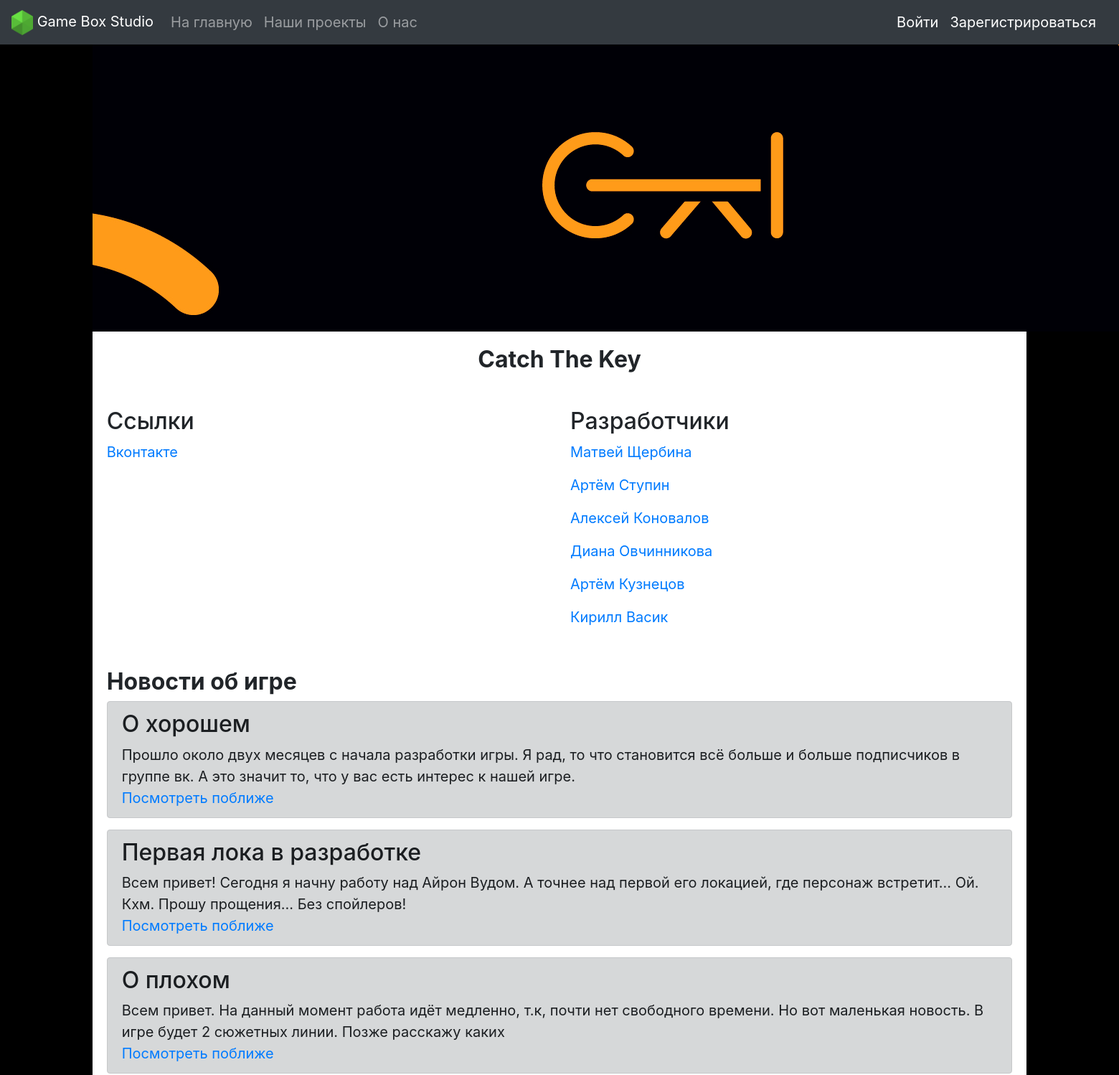
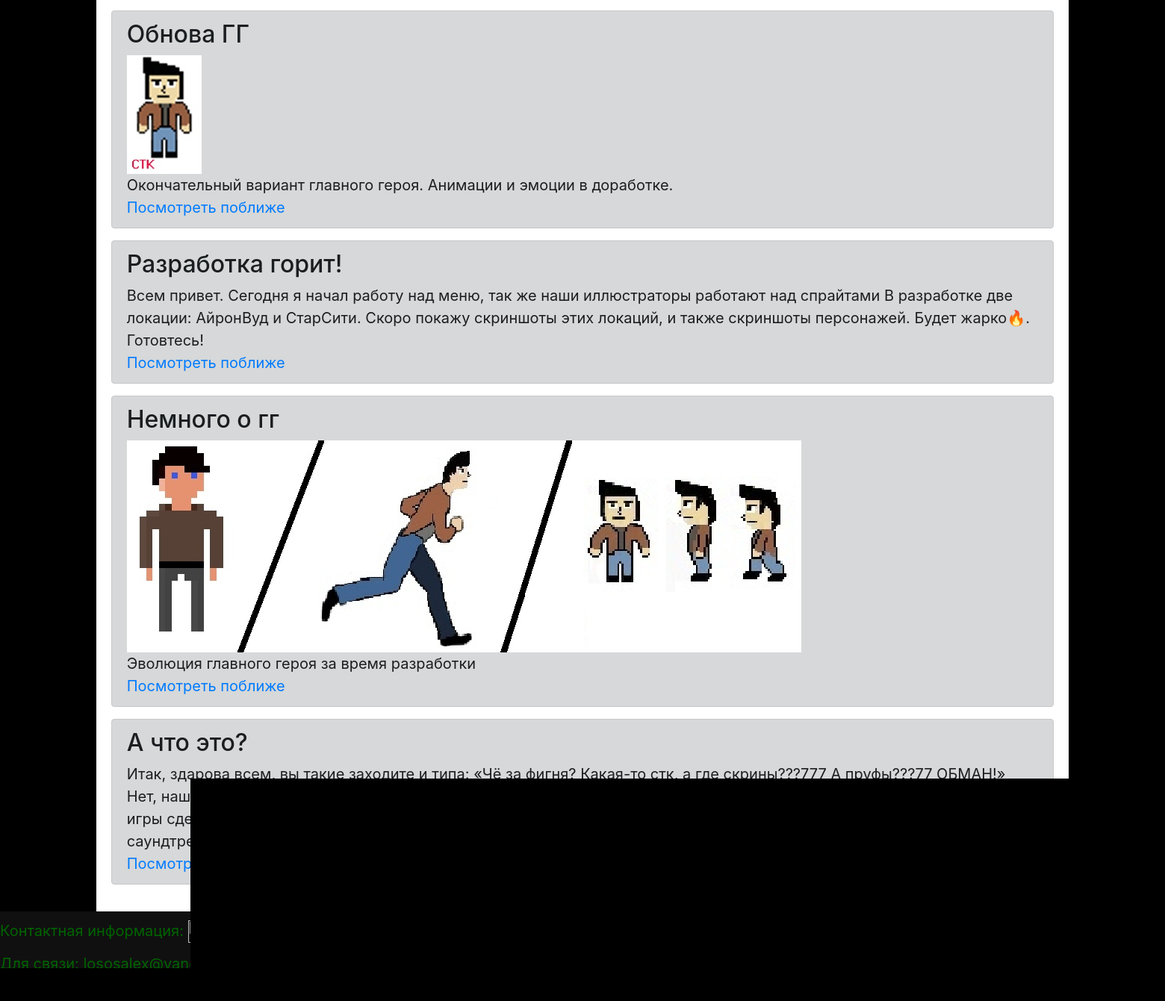
The page /Catch_The_Key on the database its author committed (2 pictures, top to bottom).
### tables this page shows
CREATE TABLE news 
                            (id INTEGER PRIMARY KEY AUTOINCREMENT,
                             user_id INTEGER, 
                             title VARCHAR(100),
                             content VARCHAR(1000),
                             image VARCHAR(1000),
                             project VARCHAR(100)
                             );

### server.py (the view)
@app.route('/Catch_The_Key')
def CTK():
    news = news_model.get_all('CTK')
    return render_template('CTK.html', news=news, title='Catch The Key')

### db.py (called while the page is built)
    def get_all(self, project=None):
        cursor = self.connection.cursor()
        if project:
            cursor.execute("SELECT * FROM news WHERE project = ?", (str(project),))
        else:
            cursor.execute("SELECT * FROM news")
        rows = sorted(cursor.fetchall(), reverse=True)
        return rows

### templates/CTK.html (shortened to what this page needs)
{% extends "base.html" %}
{% block content %}
		<div style="max-width: 100%">
		<img src="static/img/CTK_banner.jpg" alt="">
		</div>
		<div style="padding: 20px; size: 20px">
			<h2 align="center">
				<b>Catch The Key</b><br>
			</h2>
		</div>
		<div class="row" style="padding: 20px">
			<div class="col">
				<h2>Ссылки</h2>
				<p>
					<a href="https://vk.com/catchkeygbs">Вконтакте</a><br>
				</p>
			</div>
			<div class="col">
				<h2>Разработчики</h2>
				<p><a href="https://vk.com/justshortnameofgreatperson">Матвей Щербина</a></p>
				<p><a href="https://vk.com/id484621166">Артём Ступин</a></p>
				<p><a href="vk.com/lososalex">Алексей Коновалов</a></p>
				<p><a href="https://vk.com/nonna_nai_nya">Диана Овчинникова</a></p>
				<p><a href="https://vk.com/id516254208">Артём Кузнецов</a></p>
				<p><a href="https://vk.com/4dm1n1337">Кирилл Васик</a></p>
			</div>
		</div>
		<div style="padding: 20px">
			<h2><b>Новости об игре</b></h2>
			{% for item in news %}
				<div class="alert alert-dark" role="alert">
					<h2>{{item[2]}}</h2>
					{% if item[4] != 'None' %}
						<img src="/static/img/news/{{item[4]}}" alt="">
					{% endif %}
					<div>{{item[3]}}</div>
					<a href="/news/{{item[0]}}">Посмотреть поближе</a>
				</div>
			{% endfor %}
		</div>
{% endblock %}

### templates/base.html (style rules this page uses)
html { height: 100%; }
body { background-color: #000000; background-image: url(/static/img/GameBox.png); background-attachment: fixed; background-position: center; background-repeat: no-repeat; margin: 0; position: relative; min-height: 1000px; }
div { font-size: 20px; }

### rows shown on the page
news: title "О хорошем", content "Прошло около двух месяцев с начала разработки игры. Я рад, то что становится всё больше и больше подписчиков в группе вк. А это значит то, что у вас есть интерес к нашей игре."
news: title "Первая лока в разработке", content "Всем привет! Сегодня я начну работу над Айрон Вудом. А точнее над первой его локацией, где персонаж встретит... Ой. Кхм. Прошу прощения... Без спойлеров!"
news: title "О плохом", content "Всем привет. На данный момент работа идёт медленно, т.к, почти нет свободного времени. Но вот маленькая новость. В игре будет 2 сюжетных линии. Позже расскажу каких"
news: title "Обнова ГГ", image (picture), content "Окончательный вариант главного героя. Анимации и эмоции в доработке."
news: title "Разработка горит!", content "Всем привет. Сегодня я начал работу над меню, так же наши иллюстраторы работают над спрайтами В разработке две локации: АйронВуд и СтарСити. Скоро покажу скриншоты этих локаций, и также скриншоты персонажей. Будет жарко🔥. Готовтесь!"
news: title "Немного о гг", image (picture), content "Эволюция главного героя за время разработки"
news: title "А что это?", content "Итак, здарова всем, вы такие заходите и типа: «Чё за фигня? Какая-то стк, а где скрины???777 А пруфы???77 ОБМАН!» Нет, наша команда занимается проектом. Выкладывать пока нечего, но спрайты почти готовы. Сюжет тоже. Механика игры сделана. Так что, ребята, не расходимся, демо версия уже на подходе!😉🔥 И да, в группе вк можете найти первый саундтрек от нашего композитора Артёма Кузнецова. Всем удачи! 😄"
